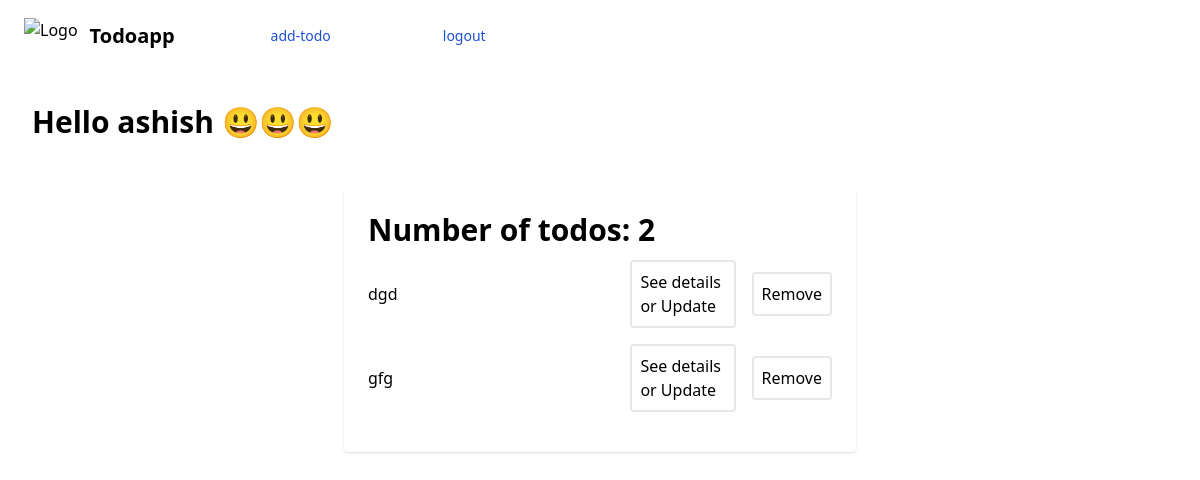
The app's page / (signed in), older data.
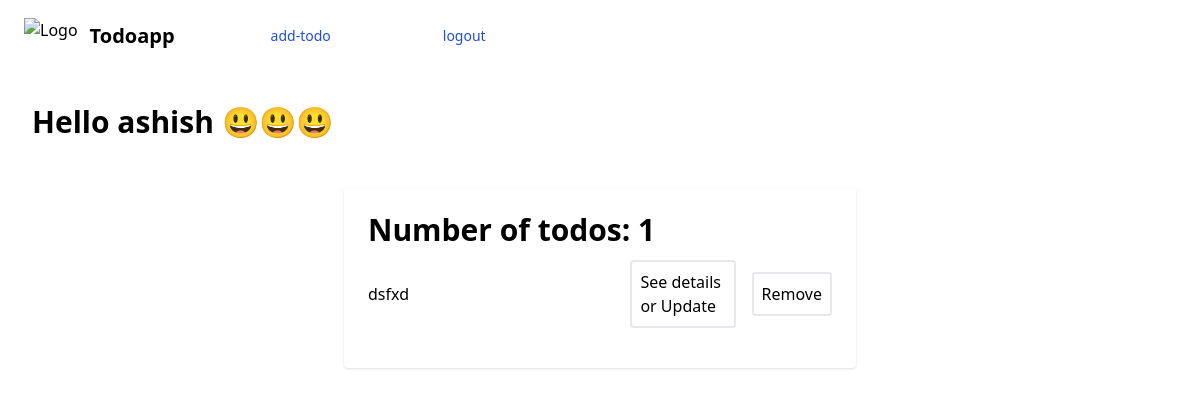
The same page, newer data.
### todoapp/models.py (models this page shows, shortened)
class todoModel(models.Model):
    user = models.ForeignKey(User,on_delete=models.CASCADE,null=True)
    title=models.TextField()
    description=models.TextField()
    date=models.DateField(auto_now_add=True)

### todoapp/views.py (the view)
# urls.py: path("",views.indexPage,name="home"),
def indexPage(request):
    if request.user.is_anonymous:
        return redirect("/login")
    todos=todoModel.objects.filter(user= request.user)
    return render(request, 'index.html',{"todos":todos})

### templates/index.html (shortened to what this page needs)
{% extends 'base.html' %} {% block body %}
<div class="m-8">
  <h1 class="text-3xl font-bold">Hello {{request.user}} 😃😃😃</h1>
</div>
{% if todos %}
<div
  class="h-100 w-full flex items-center justify-center bg-teal-lightest font-sans"
>
  <div class="bg-white rounded shadow p-6 m-4 w-full lg:w-3/4 lg:max-w-lg">
    <div>
      <h2 class="text-3xl font-semibold mb-3">
        Number of todos: {{ todos|length }}
      </h2>
      {% for todo in todos reversed %}
      <div class="flex mb-4 items-center">
        <p class="w-full">{{todo.title}}</p>
        <a
          href="/update/{{todo.title}}"
          class="flex-no-shrink p-2 ml-4 mr-2 border-2 rounded hover:text-blue-500"
        >
          See details or Update
        </a>
        <a
          href="{% url 'delete' todo.id %}"
          class="flex-no-shrink p-2 ml-2 border-2 rounded hover:text-blue-500"
        >
          Remove
        </a>
      </div>
      {% endfor %}
    </div>
  </div>
</div>
{% endif %} {% endblock body %}

Row changes from the older to the newer data that the page shows:
removed todoModel: title "dgd"
removed todoModel: title "gfg"
added todoModel: title "dsfxd"
Text that changed along with them:
{{ todos|length }}: "2" → "1"
